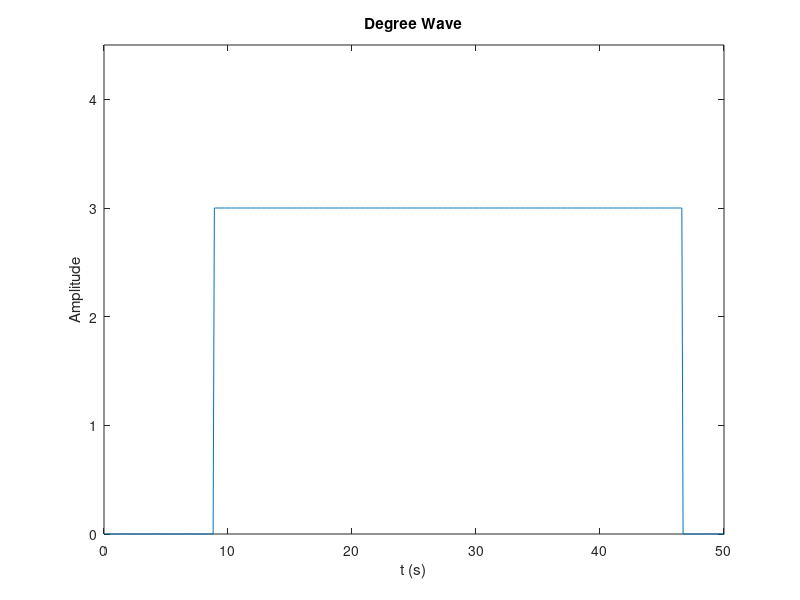
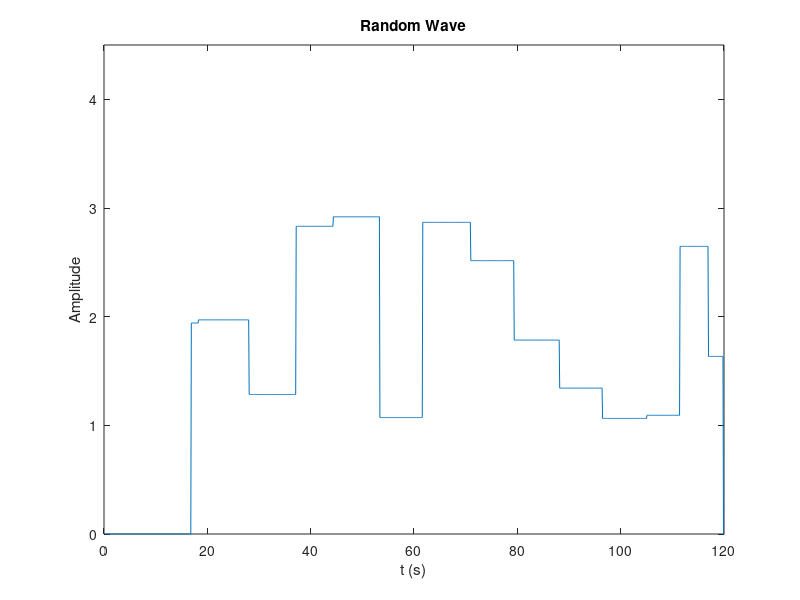
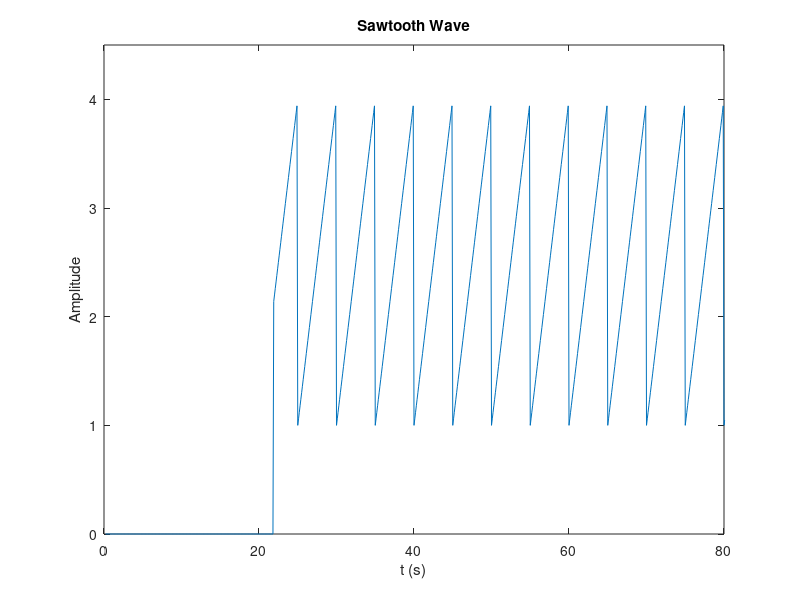
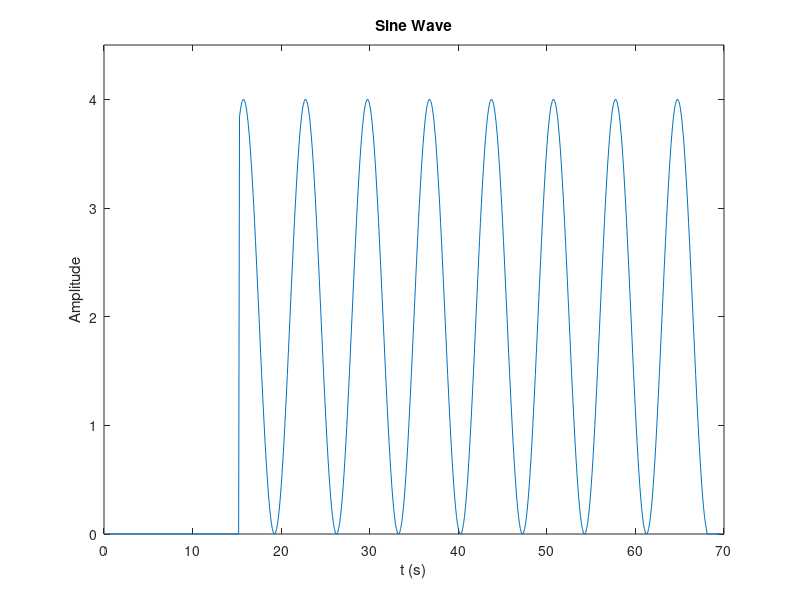

Write MATLAB code to recreate these figures, in order.
clear all
clc
figure
Data = load('datas/ondas/control_signal_degree.mat');
plot(Data.control_signal_degree.time,Data.control_signal_degree.signals.values);

% Title
title('Degree Wave')

% Axis X
xlabel('t (s)')
xlim([0 50])

% Aix Y
ylabel('Amplitude')
ylim([0 4.5])
%%
clear all
clc
figure
Data = load('datas/ondas/control_signal_random_wave.mat');
a = Data.control_signal_square;
plot(a(:,1),a(:,2));

% Title
title('Random Wave')

% Axis X
xlabel('t (s)')
xlim([0 120])

% Aix Y
ylabel('Amplitude')
ylim([0 4.5])
%%
clear all
clc
figure
Data = load('datas/ondas/control_signal_sawtooth.mat');
a = Data.control_signal_square;
plot(a(:,1),a(:,2));

% Title
title('Sawtooth Wave')

% Axis X
xlabel('t (s)')
xlim([0 80])

% Axis Y
ylabel('Amplitude')
ylim([0 4.5])
%%
clear all
clc
figure
Data = load('datas/ondas/control_signal_sine.mat');
a = Data.control_signal_square;
plot(a(:,1),a(:,2));

% Title
title('Sine Wave')

% Axis X
xlabel('t (s)')
xlim([0 70])

% Axis Y
ylabel('Amplitude')
ylim([0 4.5])
%%
clear all
clc
figure
Data = load('datas/ondas/control_signal_square.mat');
a = Data.control_signal_square;
plot(a(:,1),a(:,2));

% Title
title('Square Wave')

% Axis X
xlabel('t (s)')
xlim([0 50])

% Axis Y
ylabel('Amplitude')
ylim([0 4.5])